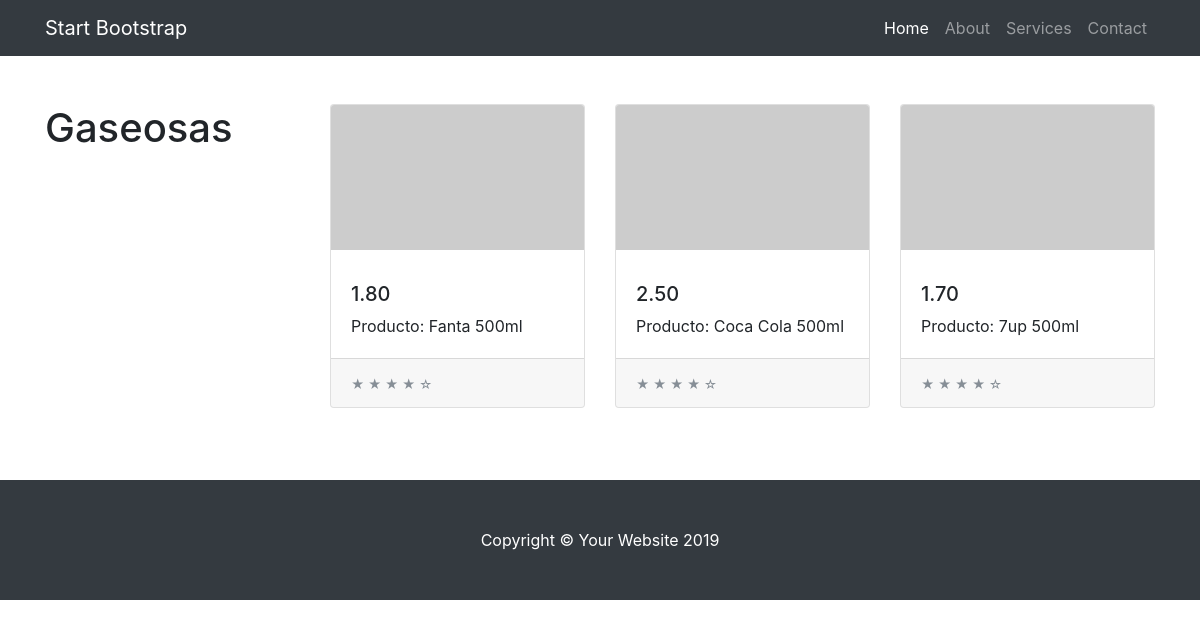
/tienda/categoria/1/, run on the app's committed database.
### tienda/models.py (models this page shows, shortened)
class Categoria(models.Model):
    nombre = models.CharField(max_length=200)
    pub_date = models.DateTimeField('date published')

class Producto(models.Model):
    categoria = models.ForeignKey(Categoria, on_delete=models.CASCADE)
    nombre = models.CharField(max_length=200)
    precio = models.DecimalField(max_digits=6, decimal_places=2)
    stock = models.IntegerField(default=0)
    pub_date = models.DateTimeField('date published')

### tienda/views.py (the view)
# urls.py: path('categoria/<int:categoria_id>/', views.detalles, name='categoria')
def detalles(request, categoria_id):
    lista_productos = get_object_or_404(Categoria, pk=categoria_id)
    categoria_list = Categoria.objects.all()
    context={
        'lista_productos':lista_productos,
        'categoria_list':categoria_list
    }
    return render(request, 'detalles.html',context)

### tienda/templates/detalles.html (shortened to what this page needs)
{% extends "layout.html" %}
{% block categoria %}
    <h1 class="py-5">{{ lista_productos.nombre }}</h1>
{% endblock %}
{% block content %}
  <div class="row py-5">
    {% if lista_productos %}
    {% for producto in lista_productos.producto_set.all %}
    <div class="col-lg-4 col-md-6 mb-4">
      <div class="card h-100">
        <a href="producto/{{ prod.id }}/"><img class="card-img-top" src="http://placehold.it/700x400" alt=""></a>
        <div class="card-body">
          <h5>{{ producto.precio }}</h5>
          <p class="card-text">Producto: {{ producto.nombre }}</p>
        </div>
        <div class="card-footer">
          <small class="text-muted">&#9733; &#9733; &#9733; &#9733; &#9734;</small>
        </div>
      </div>
    </div>
    {% endfor %}
    {% endif %}
  </div>
{% endblock %}

### tienda/static/css/shop.css (style rules this page uses)
body { padding-top: 54px; }
@media (min-width: 992px) { body { padding-top: 56px; } }

### data on the page
Categoria: nombre "Gaseosas"
Producto: precio "1.80", nombre "Fanta 500ml"
Producto: precio "2.50", nombre "Coca Cola 500ml"
Producto: precio "1.70", nombre "7up 500ml"
